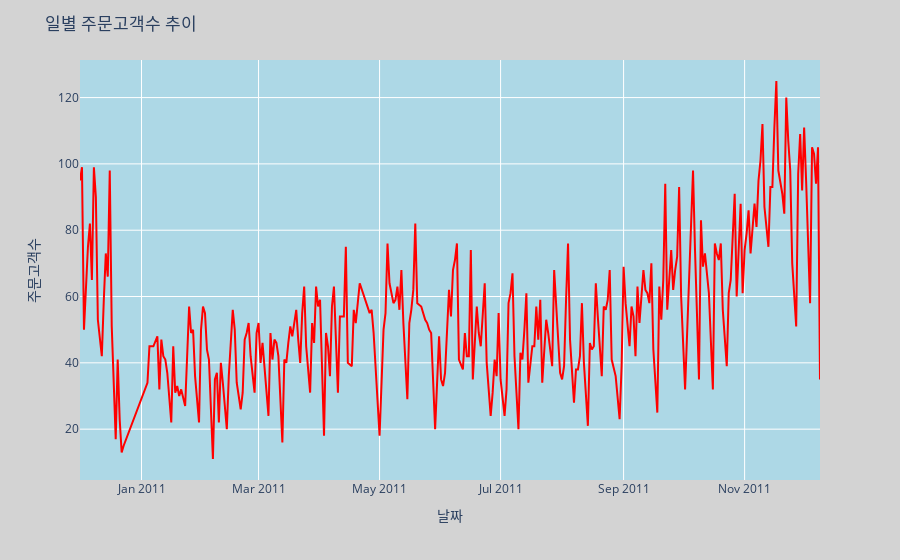

The notebook cell saved with this chart:
### Code cell
unique_customers_by_day = df.groupby('date_ymd',as_index=False)[['CustomerID']].nunique().rename(columns={'CustomerID':'주문고객수'})
fig = px.line(unique_customers_by_day,x='date_ymd',y='주문고객수',
        hover_data={'date_ymd':'|%Y년 %m월 %d일'},
                    labels = {'date_ymd':'날짜'})
fig.update_layout(title='일별 주문고객수 추이',paper_bgcolor = 'lightgray',plot_bgcolor = 'lightblue')
fig.update_traces(line={'color':'red'})

### Figure 1 — Plotly figure (JSON) as saved in the notebook; plotly's stock layout.template omitted (floating-point values rounded to 4 significant figures; data arrays with more than 128 entries replaced by an {"elided": "..."} marker saying what was removed)
{"data": [{"hovertemplate": "날짜=%{x|%Y년 %m월 %d일}<br>주문고객수=%{y}<extra></extra>", "legendgroup": "", "line": {"color": "red", "dash": "solid"}, "marker": {"symbol": "circle"}, "mode": "lines", "name": "", "orientation": "v", "showlegend": false, "type": "scatter", "x": {"elided": "305 str values"}, "xaxis": "x", "y": {"elided": "305 int values"}, "yaxis": "y"}], "layout": {"legend": {"tracegroupgap": 0}, "margin": {"t": 60}, "paper_bgcolor": "lightgray", "plot_bgcolor": "lightblue", "title": {"text": "일별 주문고객수 추이"}, "xaxis": {"anchor": "y", "domain": [0, 1], "title": {"text": "날짜"}}, "yaxis": {"anchor": "x", "domain": [0, 1], "title": {"text": "주문고객수"}}}}
